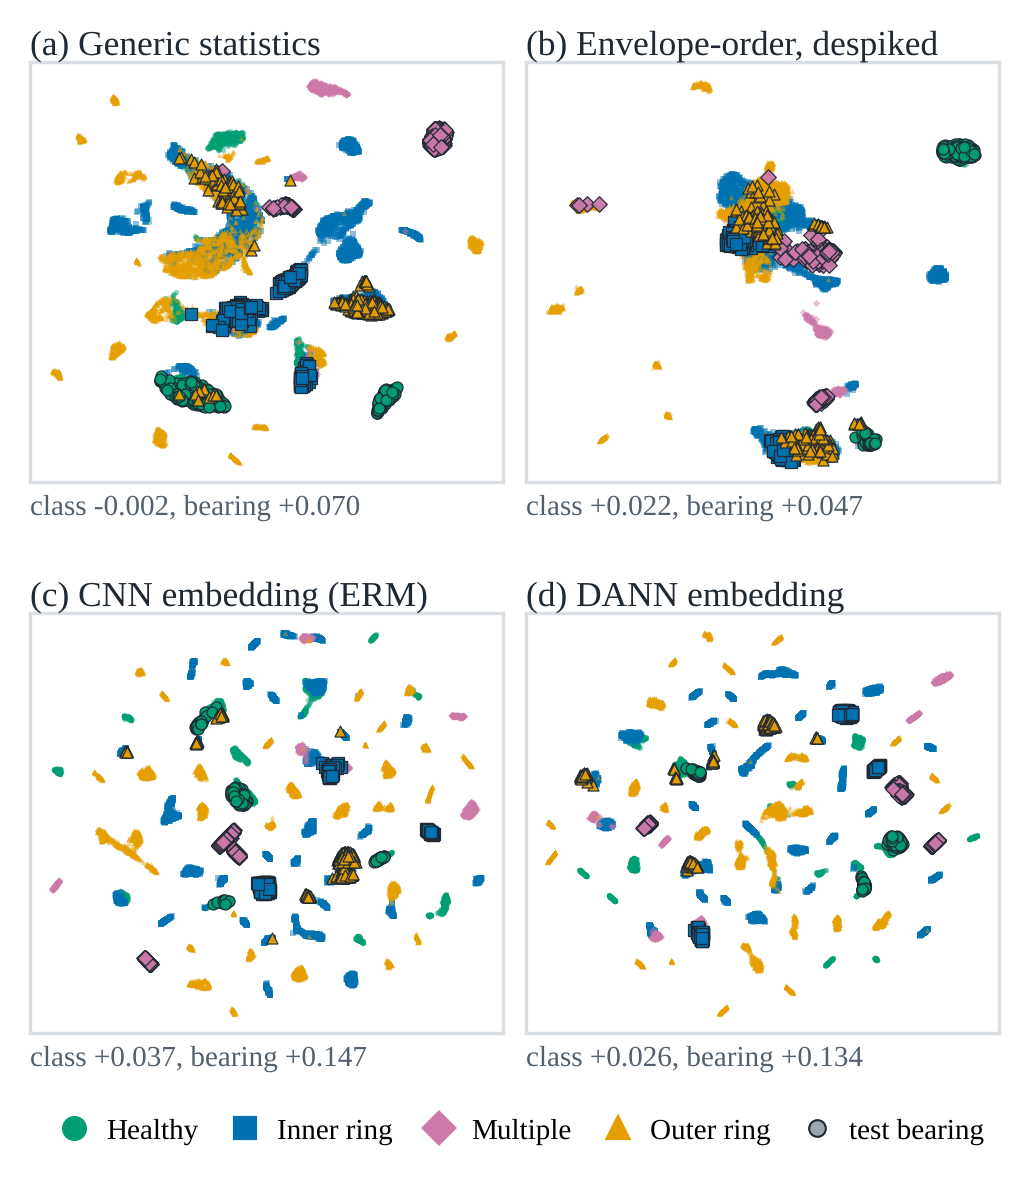

Python code for this plot:
"""Feature-space maps for the report (2 x 2, one column wide), from lsbfd.featurespace outputs.
Usage: fs_maps.py <featurespace out dir> <fig dir>"""
import json
import sys
from pathlib import Path

import matplotlib
matplotlib.use("Agg")
import matplotlib.pyplot as plt
import numpy as np
from matplotlib.lines import Line2D

src, out = Path(sys.argv[1]), Path(sys.argv[2])
plt.rcParams.update({"font.family": "Liberation Serif", "font.size": 9})
INK, MUTED, GRID = "#1F2933", "#52606D", "#D9DEE4"
CLASSES = ["healthy", "inner_ring", "multiple", "outer_ring"]
NAMES = {"healthy": "Healthy", "inner_ring": "Inner ring", "multiple": "Multiple",
         "outer_ring": "Outer ring"}
COL = {"healthy": "#009E73", "inner_ring": "#0072B2", "multiple": "#CC79A7",
       "outer_ring": "#E69F00"}
MK = {"healthy": "o", "inner_ring": "s", "multiple": "D", "outer_ring": "^"}
TEST = {"K001": "healthy", "KI21": "inner_ring", "KB23": "multiple", "KA30": "outer_ring"}

M = json.loads((src / "metrics.json").read_text())
P = np.load(src / "projections.npz", allow_pickle=False)
rows = {r["space"]: r for r in M["rows"]}
bearing, y = P["bearing"], P["y"]
title = {"generic": "(a) Generic statistics", "phys_clip4": "(b) Envelope-order, despiked",
         "erm": "(c) CNN embedding (ERM)", "dann": "(d) DANN embedding"}
order = [k for k in title if k in P.files]

fig, axes = plt.subplots(2, 2, figsize=(3.5, 3.9), dpi=600)
axes = axes.ravel()
tr = ~np.isin(bearing, list(TEST))
for ax, key in zip(axes, order):
    E = P[key]
    for ci, c in enumerate(CLASSES):
        m = tr & (y == ci)
        ax.scatter(E[m, 0], E[m, 1], s=1.6, c=COL[c], marker=MK[c], alpha=0.45, lw=0,
                   rasterized=True)
    for b, c in TEST.items():
        m = bearing == b
        ax.scatter(E[m, 0], E[m, 1], s=7, c=COL[c], marker=MK[c], edgecolors=INK, lw=0.3,
                   alpha=0.95, zorder=3, rasterized=True)
    r = rows[key]
    ax.set_title(title[key], fontsize=8.5, color=INK, loc="left", pad=2)
    ax.text(0.0, -0.03, f"class {r['silhouette_class']:+.3f}, bearing "
            f"{r['silhouette_bearing_in_class']:+.3f}", transform=ax.transAxes, va="top",
            fontsize=7, color=MUTED)
    ax.set_xticks([]), ax.set_yticks([])
    for sp in ax.spines.values():
        sp.set_color(GRID)
for ax in axes[len(order):]:
    ax.axis("off")
h = [Line2D([], [], ls="", marker=MK[c], color=COL[c], ms=5, label=NAMES[c]) for c in CLASSES]
h += [Line2D([], [], ls="", marker="o", color="#9AA5B1", mec=INK, mew=0.5, ms=4,
             label="test bearing")]
fig.legend(handles=h, loc="lower center", ncol=5, frameon=False, fontsize=7,
           handletextpad=0.1, columnspacing=0.6, bbox_to_anchor=(0.5, -0.01))
fig.tight_layout(h_pad=1.6, w_pad=0.6, rect=(0, 0.04, 1, 1))
fig.savefig(out / "fs_maps.pdf", bbox_inches="tight", dpi=600)
fig.savefig(out / "fs_maps.png", bbox_inches="tight", dpi=300)
print("ok", order, M["projection"])
